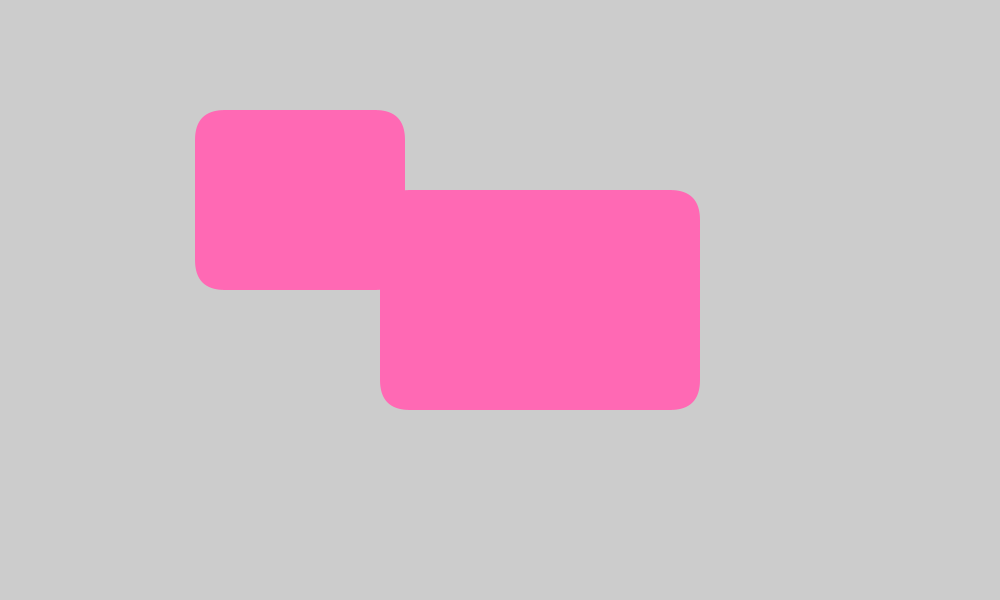
Frame 1 (no input)
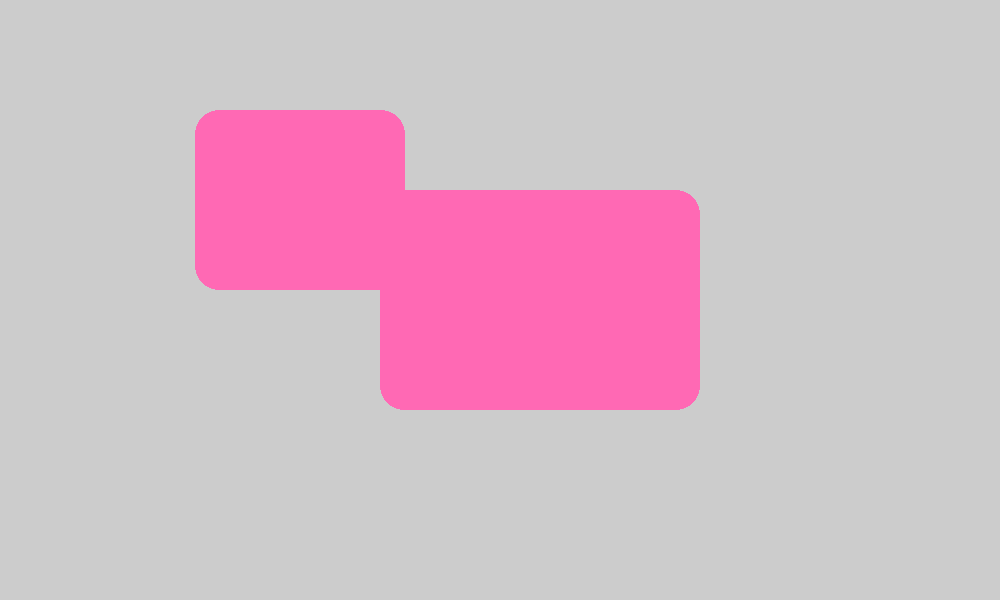
Frame 60 (the mouse pressed at the canvas centre just before this capture)
Frame 120 (the mouse held since frame 60 and released just before this capture): identical to frame 60, image omitted

The Processing sketch that drew these frames (run headless with seeded random() and noise(); from frame 60 on, the mouse is pressed at the canvas centre):

// Processing sketch: dinorsaur
// ── dinorsaur.pde
void setup() {
  size(1000,600);
}

void draw() {
  
  dinosaur(width/2, height/2, 300);
  
}

void dinosaur(int x, int y, int size) {
  dinosaurBody(x + 40,y);
  dinosaurHead(x - 200,y - 100);
  //dinosaurEye();
  //dinosaurTail();
  
}

void dinosaurBody(int x, int y){
  fill(255,105,180);
  noStroke();
  rectMode(CENTER);
  rect(x ,y ,320,220,30);
}

void dinosaurHead(int x, int y){
  fill(255,105,180);
  noStroke();
  rectMode(CENTER);
  rect(x , y,210,180,30);
}

//void dinosaurEye(float x, float y){
  
//}


//void dinosaurTail(float x, float y){
  
//}
